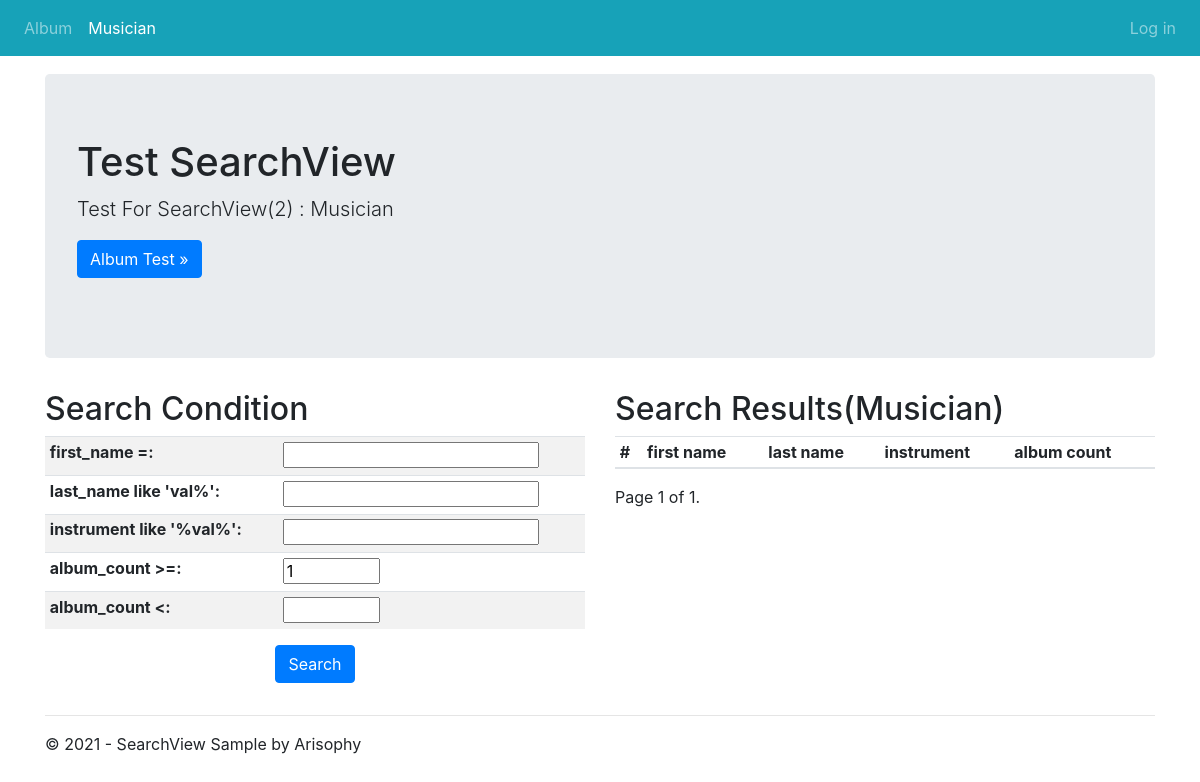
The page /musician/ on the database as committed earlier.
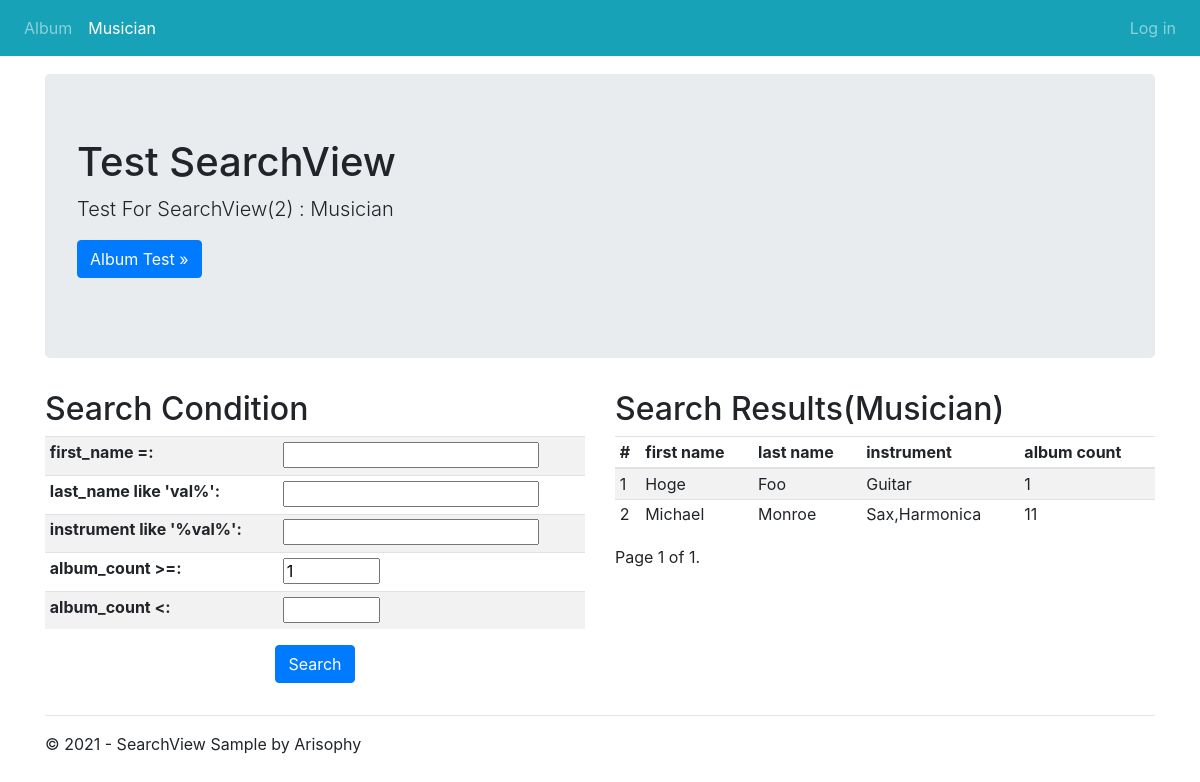
The same page on the database as committed later.
### sample/models.py (models this page shows)
class Musician(models.Model):
    first_name = models.CharField(max_length=50)
    last_name = models.CharField(max_length=50)
    instrument = models.CharField(max_length=100)

### sample/views.py (the view)
# urls.py: path('musician/', views.MusicianSearchListView.as_view(), name='musician'),
class MusicianSearchListView(SearchView):
    template_name = 'app/musician.html'
    form_class = MusicianSearchForm
    model = Musician
    paginate_by = 5
    first_display_all_list = True
    ordering='first_name'
    def get_annotated_queryset(self, queryset, cleaned_data):
        queryset = queryset.annotate(
            album_count=Count('album'))
        return queryset

### sample/forms.py
class MusicianSearchForm(SearchForm):
    first_name = forms.CharField(
        label='first_name =',
        required = False,
        max_length=50,
    )
    last_name__istartswith = forms.CharField(
        label="last_name like 'val%'",
        required = False,
        max_length=50,
    )
    instrument__contains = forms.CharField(
        label="instrument like '%val%'",
        required = False,
        max_length=32,
    )
    album_count__gte = forms.IntegerField(
        label='album_count >=',
        required = False,
        initial=1,
        min_value=0,
        max_value=999,
    )
    album_count__lt = forms.IntegerField(
        label='album_count <',
        required = False,
        min_value=0,
        max_value=999,
    )

### searchview/forms.py (called while the page is built)
    def get_initial_data(self):
        initial_data = {}
        for name, field in self.fields.items():
            initial = self.get_initial_for_field(field, name)
            try:
                value = field.clean(initial)
                initial_data[name] = value
            except ValidationError as e:
                self.add_error(name, e)
        return initial_data

### searchview/views.py (called while the page is built)
    def get(self, request, *args, **kwargs):
        page_kwarg = self.page_kwarg
        page = self.kwargs.get(page_kwarg) or self.request.GET.get(page_kwarg) or None
        if page is None:
            form = self.get_form()
            self.cleaned_data = form.get_initial_data()
            request.session['_cleaned_data'] = self.cleaned_data
            if not self.first_display_all_list:
                self.cleaned_data['pk'] = None
            return super().get(request, *args, **kwargs)
        else:
            """ Pagination is not allowed """
            raise Http404('Page param is not allowed for GET method.')

    def get_queryset(self):
        ordering = self.ordering
        self.ordering = None
        queryset =  super().get_queryset()
        self.ordering = ordering
        cleaned_data = self.cleaned_data
        queryset = self.get_annotated_queryset(queryset, cleaned_data)
        form_conditions = self.get_form_conditions(cleaned_data)
        if form_conditions is not None:
            queryset = queryset.filter(form_conditions)
        if ordering:
            if isinstance(ordering, str):
                ordering = (ordering,)
            queryset = queryset.order_by(*ordering)
        return queryset

### sample/templates/app/musician.html (shortened to what this page needs)
{% extends "app/layout.html" %}
{% block content %}
<div class="jumbotron">
  <h1>Test SearchView</h1>
  <p class="lead">Test For SearchView(2) : Musician</p>
  <p><a href="{% url 'album' %}" class="btn btn-primary btn-large">Album Test &raquo;</a></p>
</div>
<div class="row">
   <div class="col-md-6">
        <h2>Search Condition</h2>
        <div class="table-responsive">
          <form method="post" id="search_form">
            <table class="table table-striped table-sm">
              <tbody>
              {{ form.as_table }}
              </tbody>
            </table>
            <p class="text-center"><input class="btn btn-primary" type="submit" value="Search"></p>
          </form>
        </div>
    </div>
    <div class="col-md-6">
        <h2>Search Results(Musician)</h2>
        <div class="table-responsive">
          <table class="table table-striped table-sm">
            <thead>
              <tr>
                <th>#</th>
                <th>first name</th>
                <th>last name</th>
                <th>instrument</th>
                <th>album count</th>
              </tr>
            </thead>
            <tbody>
              {% for musician in object_list %}
                <tr>
                  <td>{{ musician.id }}</td>
                  <td>{{ musician.first_name }}</td>
                  <td>{{ musician.last_name }}</td>
                  <td>{{ musician.instrument }}</td>
                  <td>{{ musician.album_count }}</td>
                </tr>
              {% endfor %}
            </tbody>
          </table>
        </div>
        <div class="pagination">
          <span class="step-links">
              <span class="current">
                  Page {{ page_obj.number }} of {{ page_obj.paginator.num_pages }}.
              </span>
          </span>
        </div>
    </div>
</div>
{% endblock %}

### sample/templates/app/layout.html (shortened to what this page needs)
﻿<!DOCTYPE html>
<html>
<head>
    {% load static %}
    <link rel="stylesheet" href="https://stackpath.bootstrapcdn.com/bootstrap/4.5.0/css/bootstrap.min.css">
    <link rel="stylesheet" type="text/css" href="{% static 'app/content/site.css' %}" />
</head>
<body>
  <nav class="navbar navbar-expand-md navbar-dark fixed-top bg-info">
    <div class="navbar-collapse collapse" id="navbarsDefault">
{% with request.resolver_match.url_name as url_name %}
      <ul class="nav navbar-nav mr-auto">
        <li class="nav-item {% if url_name == 'album' %}active{% endif %}">
          <a class="nav-link" href="{% url 'album' %}">Album</a>
        </li>
        <li class="nav-item {% if url_name == 'musician' %}active{% endif %}">
          <a class="nav-link" href="{% url 'musician' %}">Musician</a>
        </li>
      </ul>
{% include 'app/loginpartial.html' %}
{% endwith %}
     </div>
  </nav>
    <div class="container body-content">
{% block content %}{% endblock %}
        <hr/>
        <footer>
            <p>&copy; {% now "Y" %} - SearchView Sample by Arisophy</p>
        </footer>
    </div>
</body>
</html>

### sample/templates/app/loginpartial.html
{% if user.is_authenticated %}
<form id="logoutForm" action="/logout/" method="post" class="navbar-right">
    {% csrf_token %}
    <ul class="nav navbar-nav navbar-right">
        <li><span class="navbar-brand">Hello {{ user.username }}!</span></li>
        <li><a href="javascript:document.getElementById('logoutForm').submit()">Log off</a></li>
    </ul>
</form>
{% else %}
<ul class="nav navbar-nav navbar-right">
    <li class="nav-item {% if url_name == 'login' %}active{% endif %}"><a class="nav-link" href="{% url 'login' %}">Log in</a></li>
</ul>
{% endif %}

### sample/static/app/content/site.css (style rules this page uses)
body { padding-top: 50px; padding-bottom: 20px; }
@media (min-width: 768px) { html { font-size: 16px; } }

Rows that differ between the two databases and show on the page:
added Musician: id "1", first_name "Hoge", last_name "Foo", instrument "Guitar", album_count "1"
added Musician: id "2", first_name "Michael", last_name "Monroe", instrument "Sax,Harmonica", album_count "11"
